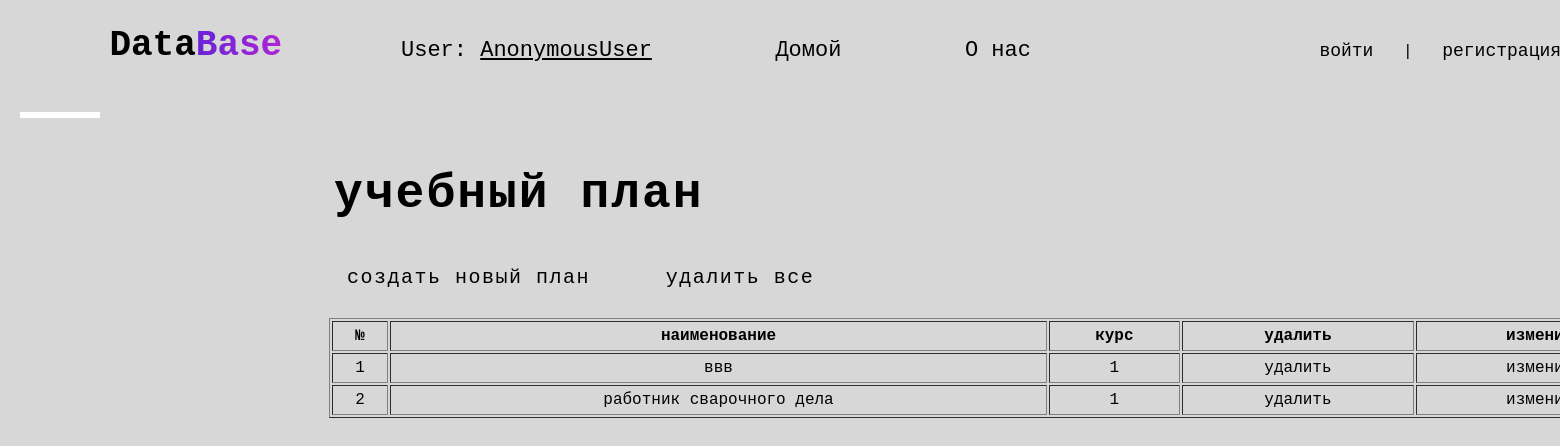
The page /db/plan/plans on the database its author committed.
### student_db/models.py (models this page shows, shortened)
class Plan(models.Model):
    name = models.CharField(max_length=50, null=True)
    course = models.IntegerField(null=True)
    specialization = models.ForeignKey(Speciality, on_delete=models.CASCADE, null=True)

### student_db/views.py (the view)
# urls.py: path('plan/plans', views.all_plans, name='all_plans'),
def all_plans(request):
    plans = Plan.objects.all().order_by('name')
    return render(request, 'studyplan/plan.html', {'plans': plans})

### student_db/templates/studyplan/plan.html
{% extends 'db.html' %}
{% load static %}
{% block content %}
<link rel="stylesheet" href="{% static 'css/list.css' %}">
 <div class="func">
    <h1>учебный план</h1>
	 <a href="{% url 'student:create_plan' %}">создать новый план</a>
	 <a href="{% url 'student:delete_all_plans' %}">удалить все</a>
  </div>
<table border="1" style="width: 1347px; text-align: center;">
	<tr>
		<th>№</th>
		<th>наименование</th>
		<th>курс</th>
		<th>удалить</th>
		<th>изменить</th>
	</tr>
	{% for plan in plans %}
		<tr>
			<td>{{ forloop.counter }}</td>
			<td><a href="{% url 'student:view_plan' plan.pk %}">{{ plan.name }}</a></td>
			<td>{{ plan.course }}</td>
			<td><a href="{% url 'student:delete_plan' plan.pk %}">удалить</a></td>
			<td><a href="{% url 'student:edit_plan' plan.pk %}">изменить</a></td>
		</tr>
	{% empty %}
		<tr>
			<td colspan="5"><p>Пока нет ни одного созданного учебного плана</p></td>
		</tr>
	{% endfor %}
</table>
{% endblock %}

### static/css/db.css (style rules this page uses)
* { margin: 0; padding: 0; box-sizing: border-box; }
body { background: #000; color: white; font-family: 'Courier New', monospace; }

### static/css/list.css (style rules this page uses)
* { margin: 0; padding: 0; box-sizing: border-box; }
body { background: #d7d7d7; color: black; font-family: 'Courier New', monospace; }
body { margin: 0; padding: 0; box-sizing: border-box; }
.func { width: 650px; height: 220px; position: relative; top: 32px; left: 44px; }
.func h1 { padding: 15px 20px; width: 500px; font-size: 48px; letter-spacing: 2px; color: black; margin-bottom: 30px; }
.func a { margin: 20px ; color: black; font-size: 20px; font-weight: 400; letter-spacing: 1.5px; text-decoration: none; padding: 10px 13px; transition-duration: .5s; }
table { position: absolute; top: 318px; left: 329px; }
table * { color: black; padding: 5px; text-decoration: none; }

### rows shown on the page
Plan: name "ввв", course "1"
Plan: name "работник сварочного дела", course "1"

### other values the page prints
{{ user }} "AnonymousUser"
